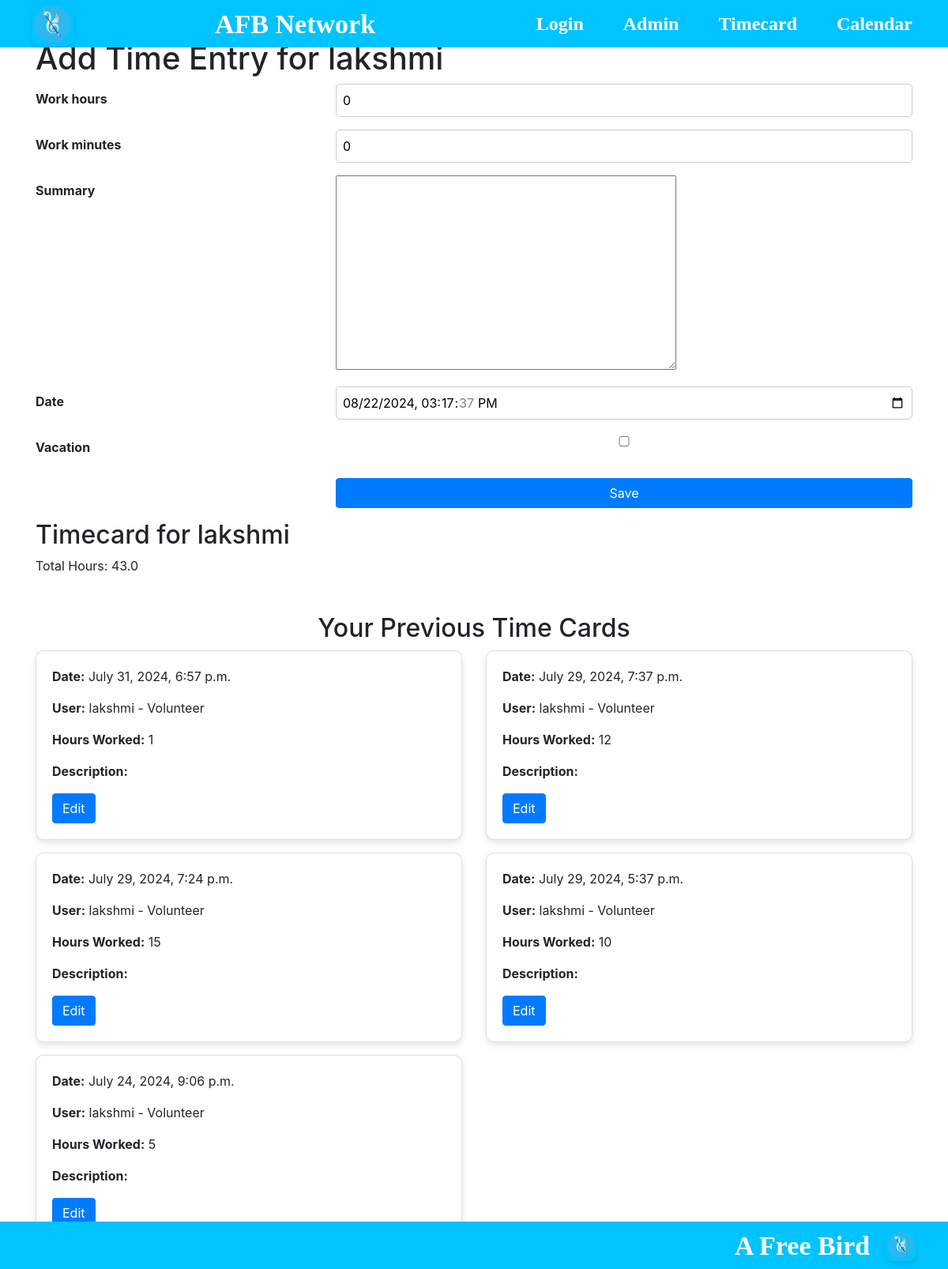
/timecard/1/ (signed in), run on an earlier commit of the app's database.
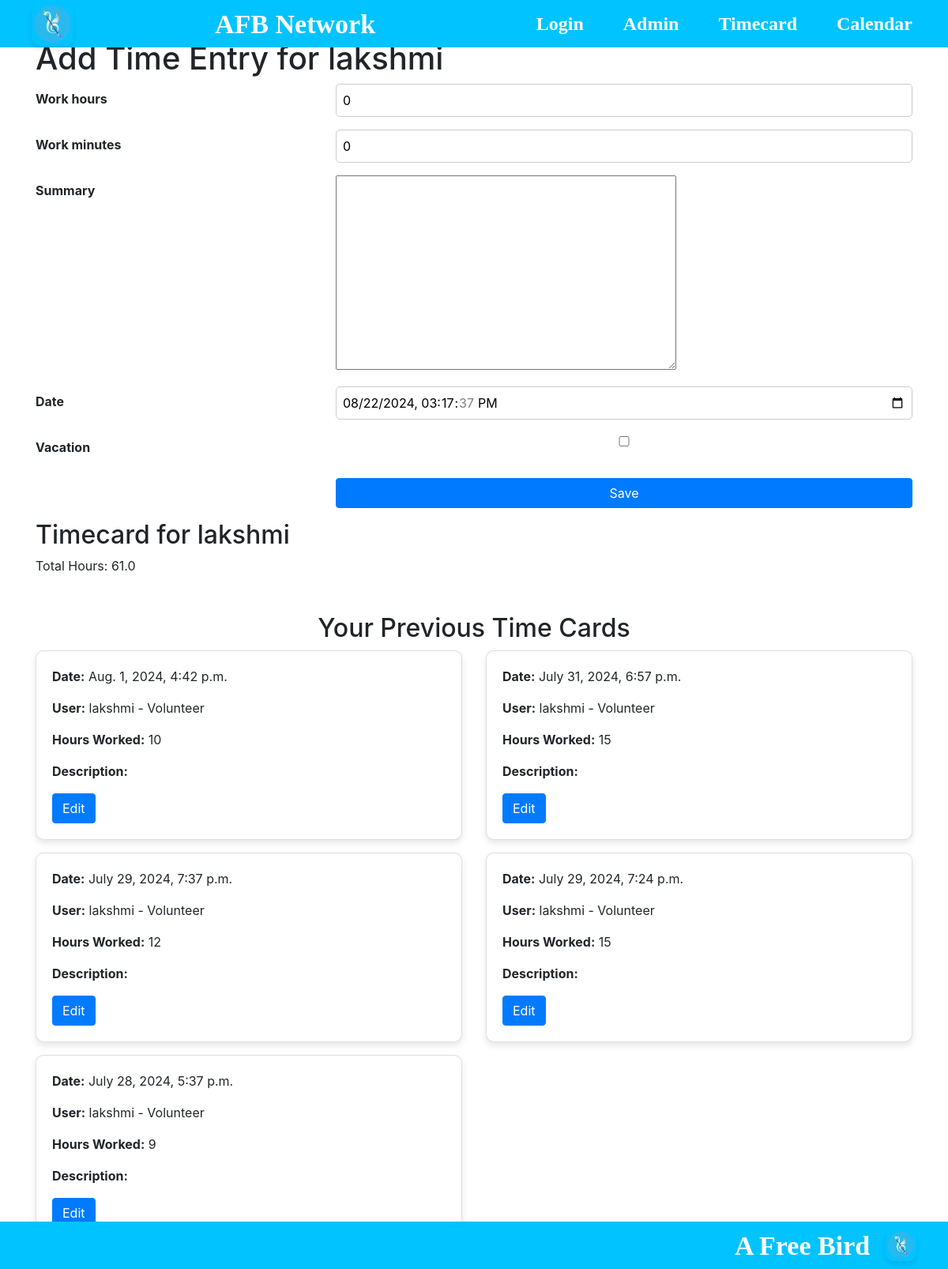
And on a later commit of the database.
### afb_network/models.py (models this page shows, shortened)
class TimeEntry(models.Model):
    user = models.ForeignKey(User, on_delete=models.CASCADE, default=None)
    work_hours = models.PositiveIntegerField(default=0)
    work_minutes = models.PositiveIntegerField(default=0)
    summary = models.TextField(max_length=255, blank=True, null=True)
    date = models.DateTimeField(default=now)
    vacation = models.BooleanField(default=False)  # Field to specify absence
    employee = models.ForeignKey(EmployeeProfile, on_delete=models.CASCADE, related_name='time_entries', blank=True, null=True)
    @property
    def hours_to_minutes(self):
        return self.work_hours * 60 + self.work_minutes

class EmployeeProfile(models.Model):
    user = models.OneToOneField(User, on_delete=models.CASCADE)
    position = models.CharField(max_length=100)
    bio = models.TextField()
    start_date = models.DateField(blank=True, null=True)
    end_date = models.DateField(blank=True, null=True)
    department = models.ForeignKey(Department, on_delete=models.CASCADE)  # Changed from CharField to ForeignKey
    image = models.ImageField(upload_to='profile_images/', blank=True, null=True)  # Add this line
    def __str__(self):
        return f"{self.user.username} - {self.position}"

### afb_network/views.py (the view)
# urls.py: path('timecard/<int:user_id>/', views.user_timecard, name='user_timecard'),
@login_required
def user_timecard(request, user_id):
    user = get_object_or_404(User, id=user_id)
    if request.method == 'POST':
        form = TimeEntryForm(request.POST)
        if form.is_valid():
            time_entry = form.save(commit=False)
            time_entry.user = user  # Assign the User instance
            time_entry.save()
            messages.success(request, 'Timecard submitted successfully.')
            return redirect('user_timecard', user_id=user_id)
    else:
        form = TimeEntryForm()
    employee = get_object_or_404(EmployeeProfile, user=user )
    time_entries = TimeEntry.objects.filter(employee=employee).order_by('-date')
    total_hours = sum(entry.hours_to_minutes for entry in time_entries) / 60
    users = User.objects.all()
    context = {
        'time_entries': time_entries,
        'total_hours': total_hours,
        'user_id': user_id,
        'form': form,
        'user': user
    }
    return render(request, 'timecard.html', context)

### afb_network/forms.py
class TimeEntryForm(forms.ModelForm):
    class Meta:
        model = TimeEntry
        fields = ['work_hours', 'work_minutes', 'summary', 'date', 'vacation']
        widgets = {
            'date': forms.DateTimeInput(attrs={'type': 'datetime-local'}),
        }

### afb_network/source/templates/timecard.html (shortened to what this page needs)
{% extends 'base.html' %}
{% block content %}
<!DOCTYPE html>
<html lang="en">
<head>
    <link rel="stylesheet" href="https://stackpath.bootstrapcdn.com/bootstrap/4.5.2/css/bootstrap.min.css">
</head>
<body>
    <div class="container">
        <h1>Add Time Entry for {{ user }}</h1>
        <form method="post" class="form-group">
            {% for field in form %}
            <div class="form-group row">
                <label class="col-sm-4 col-form-label" for="id_{{ field.name }}">{{ field.label }}</label>
                <div class="col-sm-8">
                    {{ field }}
                </div>
            </div>
            {% endfor %}
            <div class="form-group row">
                <div class="col-sm-8 offset-sm-4">
                    <button type="submit" class="btn btn-primary btn-block">Save</button>
                </div>
            </div>
        <h2>Timecard for {{ user }}</h2>
        <p>Total Hours: {{ total_hours }}</p>
        <div class="row mt-5">
            <div class="col-md-12">
                <h2 class="text-center">Your Previous Time Cards</h2>
                <div class="row">
                    {% for entry in time_entries %}
                    <div class="col-md-6">
                        <div class="card mb-3">
                            <div class="card-body">
                                <p><strong>Date:</strong> {{ entry.date }}</p>
                                <p><strong>User:</strong> {{ entry.employee}}</p>
                                <p><strong>Hours Worked:</strong> {{ entry.work_hours }}</p>
                                <p><strong>Description:</strong> {{ entry.description }}</p>
                                <a href="{% url 'edit_timecard' user.id %}" class="btn btn-primary">Edit</a>
                            </div>
                        </div>
                    </div>
                    {% empty %}
                    <div class="col-md-12">
                        <p class="text-center">No time cards found.</p>
                    </div>
                    {% endfor %}
                </div>
            </div>
        </div>
    </div>
</body>
</html>
{% endblock %}

What changed in the data, as far as the page shows it:
removed TimeEntry: date "July 24, 2024, 9:06 p.m.", employee "lakshmi - Volunteer", work_hours "5"
added TimeEntry: date "Aug. 1, 2024, 4:42 p.m.", employee "lakshmi - Volunteer", work_hours "10"
changed TimeEntry "July 31, 2024, 6:57 p.m.": work_hours "1" → "15"
changed TimeEntry: date "July 29, 2024, 5:37 p.m." → "July 28, 2024, 5:37 p.m."; work_hours "10" → "9"
Also different on the page:
{{ total_hours }}: "43.0" → "61.0"
